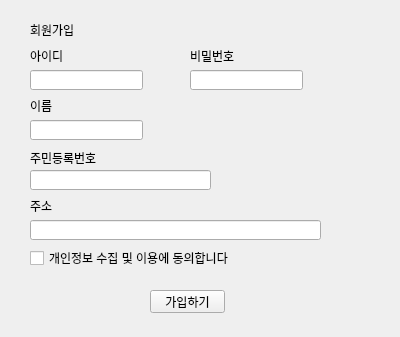
<?xml version="1.0" encoding="UTF-8"?>
<ui version="4.0">
 <class>PushButton</class>
 <widget class="QWidget" name="PushButton">
  <property name="geometry">
   <rect>
    <x>0</x>
    <y>0</y>
    <width>400</width>
    <height>337</height>
   </rect>
  </property>
  <property name="windowTitle">
   <string>Form</string>
  </property>
  <widget class="QLineEdit" name="lineEdit">
   <property name="geometry">
    <rect>
     <x>30</x>
     <y>70</y>
     <width>113</width>
     <height>20</height>
    </rect>
   </property>
   <property name="text">
    <string/>
   </property>
  </widget>
  <widget class="QLineEdit" name="lineEdit_2">
   <property name="geometry">
    <rect>
     <x>190</x>
     <y>70</y>
     <width>113</width>
     <height>20</height>
    </rect>
   </property>
   <property name="text">
    <string/>
   </property>
  </widget>
  <widget class="QLineEdit" name="lineEdit_3">
   <property name="geometry">
    <rect>
     <x>30</x>
     <y>120</y>
     <width>113</width>
     <height>20</height>
    </rect>
   </property>
   <property name="text">
    <string/>
   </property>
  </widget>
  <widget class="QLineEdit" name="lineEdit_4">
   <property name="geometry">
    <rect>
     <x>30</x>
     <y>220</y>
     <width>291</width>
     <height>20</height>
    </rect>
   </property>
   <property name="text">
    <string/>
   </property>
  </widget>
  <widget class="QCheckBox" name="checkBox">
   <property name="geometry">
    <rect>
     <x>30</x>
     <y>250</y>
     <width>221</width>
     <height>16</height>
    </rect>
   </property>
   <property name="text">
    <string>개인정보 수집 및 이용에 동의합니다</string>
   </property>
  </widget>
  <widget class="QPushButton" name="pushButton">
   <property name="geometry">
    <rect>
     <x>150</x>
     <y>290</y>
     <width>75</width>
     <height>23</height>
    </rect>
   </property>
   <property name="text">
    <string>가입하기</string>
   </property>
  </widget>
  <widget class="QLabel" name="label">
   <property name="geometry">
    <rect>
     <x>30</x>
     <y>20</y>
     <width>51</width>
     <height>20</height>
    </rect>
   </property>
   <property name="text">
    <string>회원가입</string>
   </property>
  </widget>
  <widget class="QLabel" name="label_2">
   <property name="geometry">
    <rect>
     <x>30</x>
     <y>50</y>
     <width>56</width>
     <height>12</height>
    </rect>
   </property>
   <property name="text">
    <string>아이디</string>
   </property>
  </widget>
  <widget class="QLabel" name="label_3">
   <property name="geometry">
    <rect>
     <x>190</x>
     <y>50</y>
     <width>56</width>
     <height>12</height>
    </rect>
   </property>
   <property name="text">
    <string>비밀번호</string>
   </property>
  </widget>
  <widget class="QLabel" name="label_4">
   <property name="geometry">
    <rect>
     <x>30</x>
     <y>100</y>
     <width>56</width>
     <height>12</height>
    </rect>
   </property>
   <property name="text">
    <string>이름</string>
   </property>
  </widget>
  <widget class="QLabel" name="label_5">
   <property name="geometry">
    <rect>
     <x>30</x>
     <y>200</y>
     <width>56</width>
     <height>12</height>
    </rect>
   </property>
   <property name="text">
    <string>주소</string>
   </property>
  </widget>
  <widget class="QLabel" name="label_6">
   <property name="geometry">
    <rect>
     <x>30</x>
     <y>150</y>
     <width>81</width>
     <height>16</height>
    </rect>
   </property>
   <property name="text">
    <string>주민등록번호</string>
   </property>
  </widget>
  <widget class="QLineEdit" name="lineEdit_5">
   <property name="geometry">
    <rect>
     <x>30</x>
     <y>170</y>
     <width>181</width>
     <height>20</height>
    </rect>
   </property>
  </widget>
 </widget>
 <resources/>
 <connections/>
</ui>
